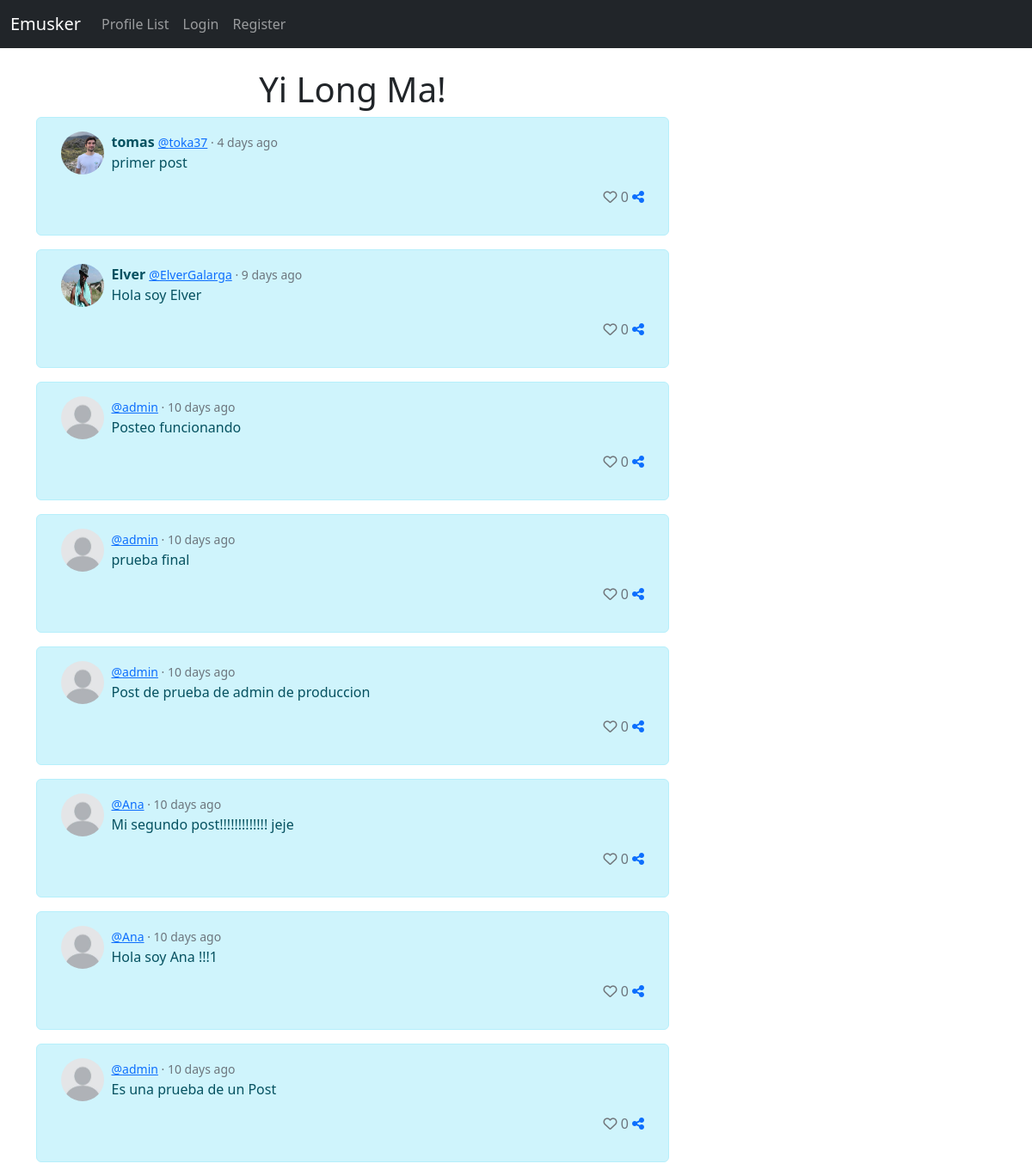
The app's page /, older data.
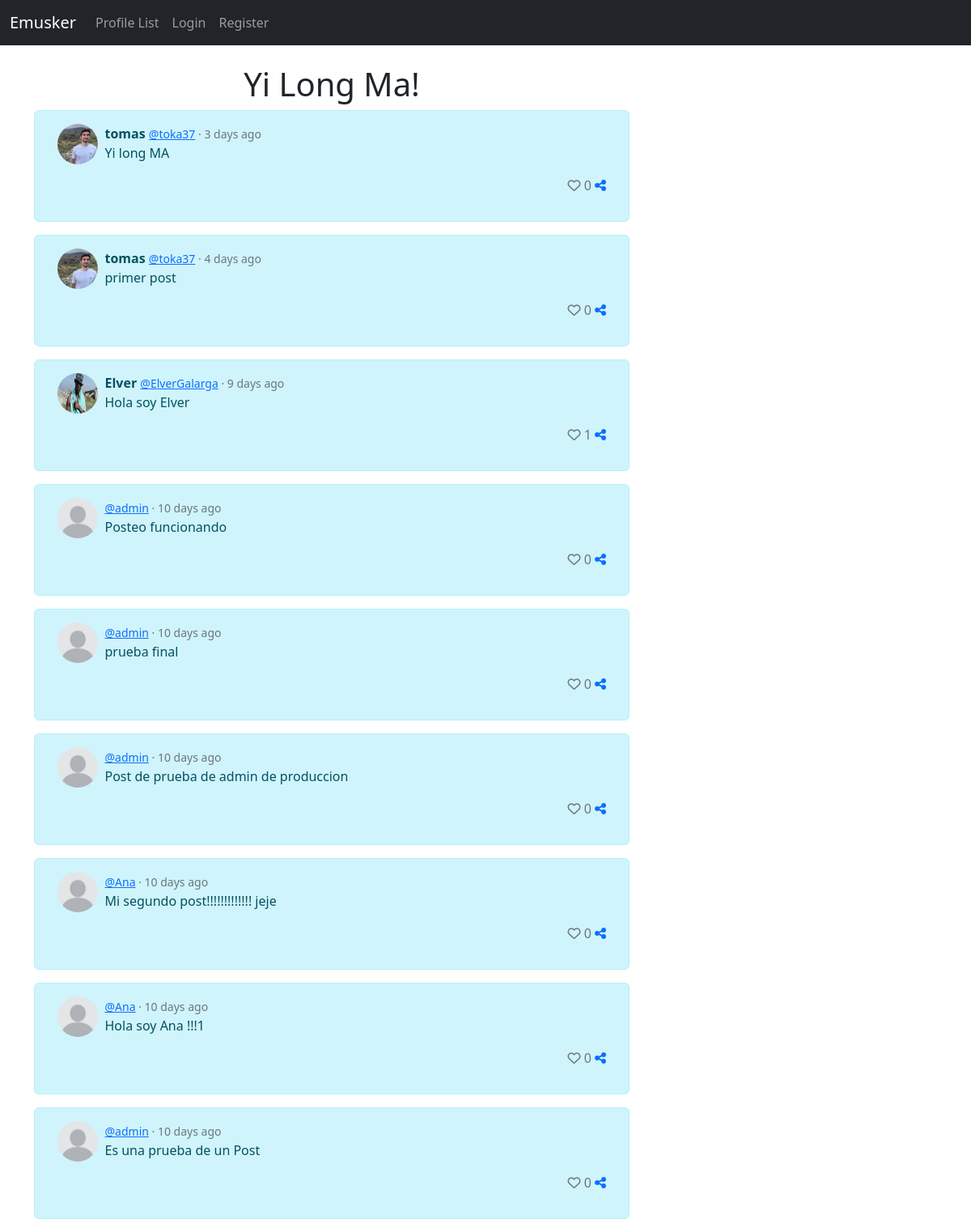
The same page, newer data.
### musker/models.py (models this page shows, shortened)
class Post(models.Model):
	user = models.ForeignKey(User, related_name="posts", on_delete=models.DO_NOTHING)
	body = models.CharField(max_length=300)
	created_at=models.DateTimeField(auto_now_add=True)
	likes = models.ManyToManyField(User,related_name="post_like",blank=True)
	def number_of_likes(self):
		return self.likes.count()
	def whenpublished(self):
		now = timezone.now()
		diff= now - self.created_at
		if diff.days == 0 and diff.seconds >= 0 and diff.seconds < 60:
			seconds= diff.seconds
			if seconds == 1:
				return str(seconds) +  "second ago"
			else:
				return str(seconds) + " seconds ago"
		if diff.days == 0 and diff.seconds >= 60 and diff.seconds < 3600:
			minutes= math.floor(diff.seconds/60)
			if minutes == 1:
				return str(minutes) + " minute ago"
			else:
				return str(minutes) + " minutes ago"
		if diff.days == 0 and diff.seconds >= 3600 and diff.seconds < 86400:
			hours= math.floor(diff.seconds/3600)
			if hours == 1:
				return str(hours) + " hour ago"
			else:
				return str(hours) + " hours ago"
		if diff.days >= 1 and diff.days < 30:
			days= diff.days
			if days == 1:
				return str(days) + " day ago"
			else:
				return str(days) + " days ago"

class Profile(models.Model):
	user = models.OneToOneField(User, on_delete=models.CASCADE)
	follows = models.ManyToManyField("self",related_name="followed_by",symmetrical=False,blank=True)
	date_modified = models.DateTimeField(User, auto_now=True)
	profile_image = models.ImageField(null=True,blank=True, upload_to="images/")
	profile_bio = models.CharField(null=True,blank=True,max_length=100)
	homepage_link =models.CharField(null=True,blank=True,max_length=100)
	instagram_link =models.CharField(null=True,blank=True,max_length=100)
	linkedin_link =models.CharField(null=True,blank=True,max_length=100)

### musker/views.py (the view)
# urls.py: path('', views.home, name="home"),
def home(request):
    posts = Post.objects.all().order_by("-created_at")
    if request.user.is_authenticated:
        form = PostForm(request.POST or None)
        if request.method == "POST":
            if form.is_valid():
                post = form.save(commit=False)
                post.user = request.user
                post.save()
                messages.success(request, ("Posted!"))
                return redirect('home')
        return render(request, 'home.html', {"posts":posts, "form":form})
    else:
        return render(request, 'home.html', {"posts":posts})

### musker/templates/home.html (shortened to what this page needs)
{% extends 'base.html' %}
{%load static%}
{% block content %}
<div class="container text-center">
    <div class="row">
        <div class="col-8">
<h1>Yi Long Ma!</h1>
    {%for post in posts %}
      <div class="alert alert-info " role="alert" >
          <div class="container" >
            <div class="row">
              <div class="col-1">
                {%if post.user.profile.profile_image%}
                <img src="{{post.user.profile.profile_image.url}}" class="rounded-circle" width="50" height="50" alt="{{profiles.user.username}}">
                {%else%}
                <img src="{%static 'images/default-picture.jpeg'%}" class="rounded-circle" width="50" height="50" alt="{{profiles.user.username}}">
                {%endif%}
              </div>
              <div class="col-11 ">
                  <div class="text-start ">
                          <b>{{post.user.first_name}}</b>
                          <small class="text-muted" data-toggle="tooltip" title="{{post.created_at}}"><a href="{%url 'profile' post.user.id%}">@{{post.user.username}}</a> · {{ post.whenpublished }}  </small>
                  </div>
                    <div >
                      <p class="text-start ">
                        {{post.body}}
                      </p>
                      <p class="text-end text-muted">
                        {%if user in post.likes.all%}
                        <a href="{%url 'post_like' post.id%}"><i class="fa fa-heart"style="color:rgb(255, 0, 102)"></i></a>
                        {%else%}
                        <a href="{%url 'post_like' post.id%}"><i class="fa fa-heart-o"style="color: rgb(113, 118, 123)" ></i></a>
                        {%endif%}
                        {{post.number_of_likes}}
                        <a href="{%url 'post_detail' post.id%}"><i class="fa-solid fa-share-nodes"></i></a>
                      </p>
                    </div>
              </div>
            </div>
          </div>
        </div>
    {%endfor%}
</div>
<div class="col-4">
    <br/><br/><br/>
</div>
{%endblock%}

Row changes from the older to the newer data that the page shows:
added Post: user.profile.profile_image (picture), user.first_name "tomas", user.username "toka37", whenpublished "3 days ago", body "Yi long MA", number_of_likes "0"
computed for Post "Hola soy Elver": number_of_likes "0" → "1"
